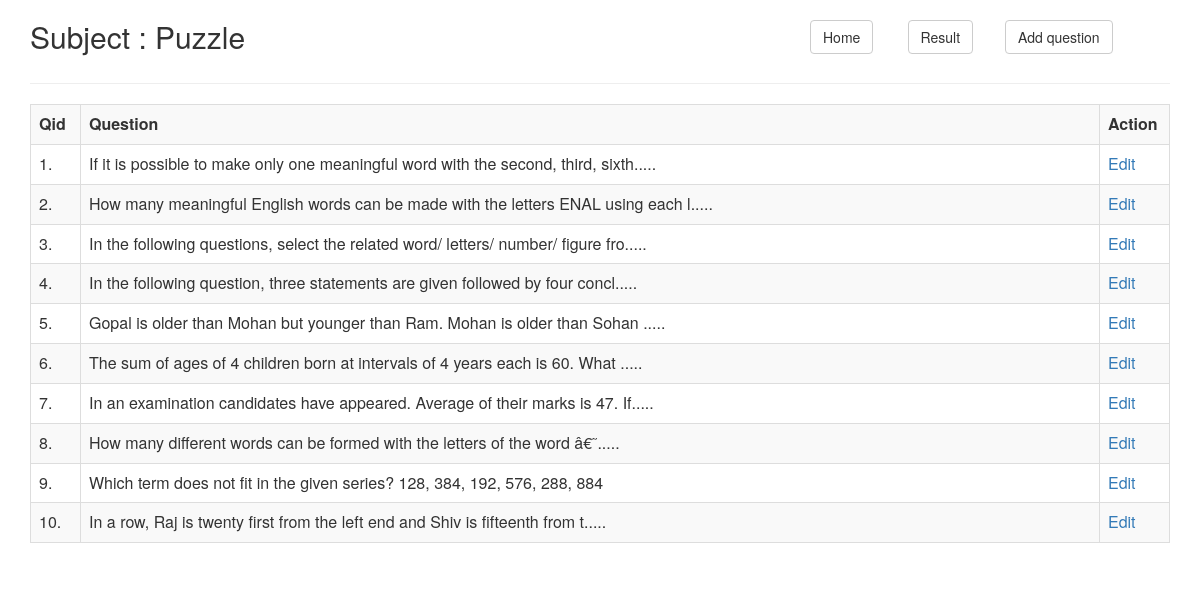
/admin/subject-questions.php?subject=java (signed in), run on the app's committed database.
### tables this page shows
CREATE TABLE `java` (
  `qid` int(11) NOT NULL,
  `question` varchar(60000) NOT NULL,
  `option_a` varchar(256) NOT NULL,
  `option_b` varchar(256) NOT NULL,
  `option_c` varchar(256) NOT NULL,
  `option_d` varchar(256) NOT NULL,
  `answer` varchar(256) NOT NULL
);

### admin/subject-questions.php (the view, shortened to what this page needs)
<?php
	extract($_GET) ;
	require_once('../includes/config.php');
	if($subject=="c") $show_sub="C";
	else if($subject=="cpp") $show_sub="KBC";
		else $show_sub="Puzzle";
?>
<html>
<head>
    <link rel="stylesheet" href="https://maxcdn.bootstrapcdn.com/bootstrap/3.3.7/css/bootstrap.min.css">
</head>
<body>
<div class="container" >
<div class="row">
        <div class="col-sm-8" ><h2>Subject : <?php echo $show_sub ?></h2></div>
		<div class="col-sm-1" style="padding-top:20px"><a href="index.php" class="btn btn-default">Home</a></div>
		<div class="col-sm-1" style="padding-top:20px"><a href="result-list.php?subject=<?php echo $subject ?>" class="btn btn-default">Result</a></div>
		<div class="col-sm-2" style="padding-top:20px"><a href="add-question.php?subject=<?php echo $subject ?>&action=add" class="btn btn-default">Add question</a></div>
</div>
<hr>
<?php
$query="select * from $subject ";
$result=$conn->query($query);
if($result->num_rows > 0)
	{	echo '<table class="table table-bordered table-striped table-hover"><tr><th>Qid</th><th>Question</th><th>Action</th></tr>' ;
		while($rows=$result->fetch_assoc())
		{
		echo '<tr><td width="50">'.$rows['qid'].'.</td>';
		$str=substr($rows['question'],0,80);
		if(strlen($str)>=80) $str=$str.'.....';
		echo '<td>'.$str.'</td>
		<td width="70" ><a href="update-question.php?subject='.$subject.'&qid='.$rows['qid'].'&action=edit">Edit</a></td></tr>';
		}
		echo '</table>';
	}
else
	{
		echo "<b>No question found here</b>";
	}
?>
</div>
</body>
<html>

### data on the page
java: qid "1", str "If it is possible to make only one meaningful word with the second, third, sixth....."
java: qid "2", str "How many meaningful English words can be made with the letters ENAL using each l....."
java: qid "3", str "In the following questions, select the related word/ letters/ number/ figure fro....."
java: qid "4", str "In the following question, three statements are given followed by four concl....."
java: qid "5", str "Gopal is older than Mohan but younger than Ram. Mohan is older than Sohan ....."
java: qid "6", str "The sum of ages of 4 children born at intervals of 4 years each is 60. What ....."
java: qid "7", str "In an examination candidates have appeared. Average of their marks is 47. If....."
java: qid "8", str "How many different words can be formed with the letters of the word â€˜....."
java: qid "9", question "Which term does not fit in the given series? 128, 384, 192, 576, 288, 884"
java: qid "10", str "In a row, Raj is twenty first from the left end and Shiv is fifteenth from t....."

### other printed values
$show_sub "Puzzle"
